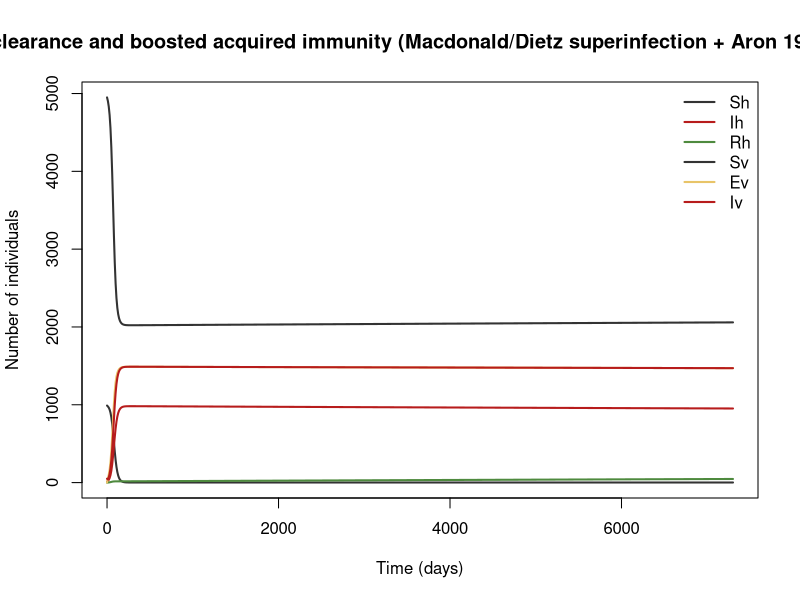

Generate this figure with R:
## Ross–Macdonald with superinfection clearance and boosted acquired immunity (Macdonald/Dietz superinfection + Aron 1988 boosting) [ILLUSTRATIVE-COMPOSITE]
## P. falciparum malaria, stable endemic areas.
## Parameter values: 0 of 9 checked against the source; the rest are recalled or illustrative.
##
## Generated from a compartmental model diagram (model format v1).
## Regenerating from the same diagram always gives this exact file.
##
## Compartments: Sh, Ih, Rh, Sv, Ev, Iv
## Flows (time unit: days):
##   (outside) -> Sh  : mu_h * Nh
##   Sh -> Ih         : h_foi * Sh
##   Ih -> Rh         : r_eff * Ih
##   Rh -> Sh         : w_loss * Rh
##   Sh -> (outside)  : mu_h * Sh
##   Ih -> (outside)  : mu_h * Ih
##   Rh -> (outside)  : mu_h * Rh
##   (outside) -> Sv  : mu_v * Nv
##   Sv -> Ev         : lambda_v * Sv
##   Ev -> Iv         : nu_v * Ev
##   Sv -> (outside)  : mu_v * Sv
##   Ev -> (outside)  : mu_v * Ev
##   Iv -> (outside)  : mu_v * Iv

library(deSolve)

# ---- Time ------------------------------------------------------------
times <- seq(0, 7300, by = 10)  # days

# ---- Parameters ------------------------------------------------------
parameters <- c(
  a_bite = 0.3,     # human-biting rate per mosquito (1/day)
  p_mh = 0.1,       # mosquito → human transmission probability per bite
  p_hm = 0.5,       # human → mosquito transmission probability per bite
  r_clear = 0.005,  # clearance rate of a single infection (about 200 days) (1/day)
  tau_imm = 1825,   # immune memory without boosting (illustrative) (days)
  mu_h = 5.5e-5,    # human birth = death rate (50-year life) (1/day)
  mu_v = 0.1,       # mosquito death rate (1/day)
  nu_v = 0.1,       # 1/EIP (1/day)
  m_ratio = 5       # sets the initial Nv; mosquito births balance deaths (mosquitoes/human)
)

# ---- Initial conditions ----------------------------------------------
state <- c(
  Sh = 990,   # susceptible humans
  Ih = 10,    # infected/infectious humans (possibly carrying several broods)
  Rh = 0,     # immune humans: not infectious, immunity kept up by re-exposure
  Sv = 4950,  # susceptible mosquitoes
  Ev = 0,     # mosquitoes in extrinsic incubation
  Iv = 50     # infectious mosquitoes
)

# ---- Model equations -------------------------------------------------
malaria_superinfection_boosting_model <- function(t, state, parameters) {
  with(as.list(c(state, parameters)), {
    # Total population
    N <- Sh + Ih + Rh

    # Derived quantities
    Nh <- Sh + Ih + Rh
    Nv <- Sv + Ev + Iv
    h_foi <- pmax(a_bite * p_mh * Iv / Nh, 1e-10)  # human force of infection (EIR × b); the floor avoids 0/0
    r_eff <- h_foi / (exp(h_foi / r_clear) - 1)    # superinfection-adjusted clearance rate (tends to r_clear as h_foi → 0)
    w_loss <- h_foi / (exp(h_foi * tau_imm) - 1)   # immunity loss rate with boosting (tends to 1/tau_imm as h_foi → 0)
    lambda_v <- a_bite * p_hm * Ih / Nh            # mosquito force of infection

    # Rates of change
    dSh <- mu_h * Nh - h_foi * Sh + w_loss * Rh - mu_h * Sh
    dIh <- h_foi * Sh - r_eff * Ih - mu_h * Ih
    dRh <- r_eff * Ih - w_loss * Rh - mu_h * Rh
    dSv <- mu_v * Nv - lambda_v * Sv - mu_v * Sv
    dEv <- lambda_v * Sv - nu_v * Ev - mu_v * Ev
    dIv <- nu_v * Ev - mu_v * Iv

    list(c(dSh, dIh, dRh, dSv, dEv, dIv))
  })
}

# ---- Solve -----------------------------------------------------------
out <- ode(y = state, times = times, func = malaria_superinfection_boosting_model, parms = parameters)
out <- as.data.frame(out)

# ---- Plot ------------------------------------------------------------
compartment_cols <- c(Sh = "#333333", Ih = "#B71C1C", Rh = "#4E8A3E", Sv = "#333333", Ev = "#E8C468", Iv = "#B71C1C")
matplot(out$time, out[, names(compartment_cols)], type = "l", lty = 1, lwd = 2,
        col = compartment_cols, xlab = "Time (days)", ylab = "Number of individuals",
        main = "Ross–Macdonald with superinfection clearance and boosted acquired immunity (Macdonald/Dietz superinfection + Aron 1988 boosting) [ILLUSTRATIVE-COMPOSITE]")
legend("topright", legend = names(compartment_cols), col = compartment_cols,
       lty = 1, lwd = 2, bty = "n")
